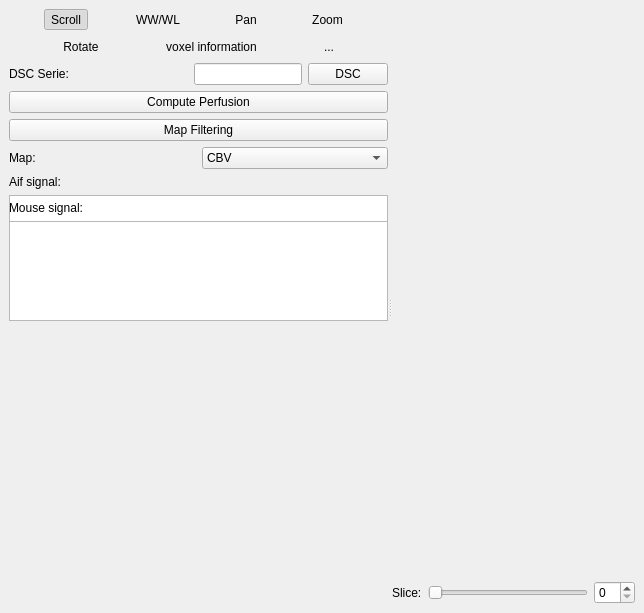
<ui version="4.0" >
 <class>udg::QPerfusionMapReconstructionExtensionBase</class>
 <widget class="QWidget" name="udg::QPerfusionMapReconstructionExtensionBase" >
  <property name="geometry" >
   <rect>
    <x>0</x>
    <y>0</y>
    <width>644</width>
    <height>613</height>
   </rect>
  </property>
  <property name="windowTitle" >
   <string>Form</string>
  </property>
  <layout class="QVBoxLayout" >
   <property name="margin" >
    <number>9</number>
   </property>
   <property name="spacing" >
    <number>6</number>
   </property>
   <item>
    <widget class="QSplitter" name="m_verticalSplitter" >
     <property name="orientation" >
      <enum>Qt::Horizontal</enum>
     </property>
     <widget class="QSplitter" name="m_horizontalSplitter" >
      <property name="sizePolicy" >
       <sizepolicy>
        <hsizetype>0</hsizetype>
        <vsizetype>0</vsizetype>
        <horstretch>0</horstretch>
        <verstretch>0</verstretch>
       </sizepolicy>
      </property>
      <property name="orientation" >
       <enum>Qt::Vertical</enum>
      </property>
      <widget class="QWidget" name="layoutWidget_2" >
       <layout class="QVBoxLayout" >
        <property name="margin" >
         <number>0</number>
        </property>
        <property name="spacing" >
         <number>6</number>
        </property>
        <item>
         <layout class="QHBoxLayout" >
          <property name="margin" >
           <number>0</number>
          </property>
          <property name="spacing" >
           <number>6</number>
          </property>
          <item>
           <widget class="QToolButton" name="m_slicingToolButton" >
            <property name="text" >
             <string>Scroll</string>
            </property>
            <property name="icon" >
             <iconset/>
            </property>
            <property name="iconSize" >
             <size>
              <width>32</width>
              <height>32</height>
             </size>
            </property>
            <property name="checkable" >
             <bool>true</bool>
            </property>
            <property name="checked" >
             <bool>true</bool>
            </property>
            <property name="toolButtonStyle" >
             <enum>Qt::ToolButtonTextUnderIcon</enum>
            </property>
            <property name="autoRaise" >
             <bool>true</bool>
            </property>
           </widget>
          </item>
          <item>
           <widget class="QToolButton" name="m_windowLevelToolButton" >
            <property name="text" >
             <string>WW/WL</string>
            </property>
            <property name="icon" >
             <iconset/>
            </property>
            <property name="iconSize" >
             <size>
              <width>32</width>
              <height>32</height>
             </size>
            </property>
            <property name="checkable" >
             <bool>true</bool>
            </property>
            <property name="toolButtonStyle" >
             <enum>Qt::ToolButtonTextUnderIcon</enum>
            </property>
            <property name="autoRaise" >
             <bool>true</bool>
            </property>
           </widget>
          </item>
          <item>
           <widget class="QToolButton" name="m_translateToolButton" >
            <property name="text" >
             <string>Pan</string>
            </property>
            <property name="icon" >
             <iconset/>
            </property>
            <property name="iconSize" >
             <size>
              <width>32</width>
              <height>32</height>
             </size>
            </property>
            <property name="checkable" >
             <bool>true</bool>
            </property>
            <property name="toolButtonStyle" >
             <enum>Qt::ToolButtonTextUnderIcon</enum>
            </property>
            <property name="autoRaise" >
             <bool>true</bool>
            </property>
           </widget>
          </item>
          <item>
           <widget class="QToolButton" name="m_zoomToolButton" >
            <property name="text" >
             <string>Zoom</string>
            </property>
            <property name="icon" >
             <iconset/>
            </property>
            <property name="iconSize" >
             <size>
              <width>32</width>
              <height>32</height>
             </size>
            </property>
            <property name="checkable" >
             <bool>true</bool>
            </property>
            <property name="toolButtonStyle" >
             <enum>Qt::ToolButtonTextUnderIcon</enum>
            </property>
            <property name="autoRaise" >
             <bool>true</bool>
            </property>
           </widget>
          </item>
         </layout>
        </item>
        <item>
         <layout class="QHBoxLayout" >
          <property name="margin" >
           <number>0</number>
          </property>
          <property name="spacing" >
           <number>6</number>
          </property>
          <item>
           <widget class="QToolButton" name="m_rotateClockWiseToolButton" >
            <property name="text" >
             <string>Rotate</string>
            </property>
            <property name="icon" >
             <iconset/>
            </property>
            <property name="iconSize" >
             <size>
              <width>32</width>
              <height>32</height>
             </size>
            </property>
            <property name="toolButtonStyle" >
             <enum>Qt::ToolButtonTextUnderIcon</enum>
            </property>
            <property name="autoRaise" >
             <bool>true</bool>
            </property>
           </widget>
          </item>
          <item>
           <widget class="QToolButton" name="m_voxelInformationToolButton" >
            <property name="enabled" >
             <bool>true</bool>
            </property>
            <property name="layoutDirection" >
             <enum>Qt::LeftToRight</enum>
            </property>
            <property name="text" >
             <string>voxel information</string>
            </property>
            <property name="icon" >
             <iconset/>
            </property>
            <property name="iconSize" >
             <size>
              <width>32</width>
              <height>32</height>
             </size>
            </property>
            <property name="checkable" >
             <bool>true</bool>
            </property>
            <property name="autoRaise" >
             <bool>true</bool>
            </property>
           </widget>
          </item>
          <item>
           <widget class="QToolButton" name="m_screenShotToolButton" >
            <property name="text" >
             <string>...</string>
            </property>
            <property name="icon" >
             <iconset/>
            </property>
            <property name="iconSize" >
             <size>
              <width>32</width>
              <height>32</height>
             </size>
            </property>
            <property name="checkable" >
             <bool>true</bool>
            </property>
            <property name="autoRaise" >
             <bool>true</bool>
            </property>
           </widget>
          </item>
         </layout>
        </item>
        <item>
         <layout class="QHBoxLayout" >
          <property name="margin" >
           <number>0</number>
          </property>
          <property name="spacing" >
           <number>6</number>
          </property>
          <item>
           <widget class="QLabel" name="m_DSCLabel" >
            <property name="text" >
             <string>DSC Serie:</string>
            </property>
           </widget>
          </item>
          <item>
           <widget class="QLineEdit" name="m_DSCLineEdit" >
            <property name="sizePolicy" >
             <sizepolicy>
              <hsizetype>0</hsizetype>
              <vsizetype>0</vsizetype>
              <horstretch>0</horstretch>
              <verstretch>0</verstretch>
             </sizepolicy>
            </property>
           </widget>
          </item>
          <item>
           <widget class="QPushButton" name="m_chooseDSCPushButton" >
            <property name="sizePolicy" >
             <sizepolicy>
              <hsizetype>0</hsizetype>
              <vsizetype>0</vsizetype>
              <horstretch>0</horstretch>
              <verstretch>0</verstretch>
             </sizepolicy>
            </property>
            <property name="text" >
             <string>DSC</string>
            </property>
           </widget>
          </item>
         </layout>
        </item>
        <item>
         <widget class="QPushButton" name="m_computePerfusionPushButton" >
          <property name="text" >
           <string>Compute Perfusion</string>
          </property>
         </widget>
        </item>
        <item>
         <widget class="QPushButton" name="m_filterPushButton" >
          <property name="text" >
           <string>Map Filtering</string>
          </property>
         </widget>
        </item>
        <item>
         <layout class="QHBoxLayout" >
          <property name="margin" >
           <number>0</number>
          </property>
          <property name="spacing" >
           <number>6</number>
          </property>
          <item>
           <widget class="QLabel" name="m_viewLabel" >
            <property name="text" >
             <string>Map:</string>
            </property>
           </widget>
          </item>
          <item>
           <widget class="QComboBox" name="m_mapViewComboBox" >
            <item>
             <property name="text" >
              <string>CBV</string>
             </property>
            </item>
            <item>
             <property name="text" >
              <string>CBF</string>
             </property>
            </item>
            <item>
             <property name="text" >
              <string>MTT</string>
             </property>
            </item>
           </widget>
          </item>
         </layout>
        </item>
        <item>
         <widget class="QLabel" name="m_aifLabel" >
          <property name="text" >
           <string>Aif signal:</string>
          </property>
         </widget>
        </item>
        <item>
         <widget class="udg::ShadeWidget" name="m_AIFView" >
          <property name="sizePolicy" >
           <sizepolicy>
            <hsizetype>13</hsizetype>
            <vsizetype>13</vsizetype>
            <horstretch>0</horstretch>
            <verstretch>0</verstretch>
           </sizepolicy>
          </property>
          <property name="minimumSize" >
           <size>
            <width>150</width>
            <height>100</height>
           </size>
          </property>
         </widget>
        </item>
        <item>
         <widget class="QLabel" name="label" >
          <property name="text" >
           <string>Mouse signal:</string>
          </property>
         </widget>
        </item>
        <item>
         <widget class="udg::ShadeWidget" name="m_mouseTrackingView" >
          <property name="sizePolicy" >
           <sizepolicy>
            <hsizetype>13</hsizetype>
            <vsizetype>13</vsizetype>
            <horstretch>0</horstretch>
            <verstretch>0</verstretch>
           </sizepolicy>
          </property>
          <property name="minimumSize" >
           <size>
            <width>150</width>
            <height>100</height>
           </size>
          </property>
         </widget>
        </item>
        <item>
         <spacer>
          <property name="orientation" >
           <enum>Qt::Vertical</enum>
          </property>
          <property name="sizeHint" >
           <size>
            <width>20</width>
            <height>40</height>
           </size>
          </property>
         </spacer>
        </item>
       </layout>
      </widget>
     </widget>
     <widget class="QWidget" name="layoutWidget" >
      <layout class="QVBoxLayout" >
       <property name="margin" >
        <number>0</number>
       </property>
       <property name="spacing" >
        <number>6</number>
       </property>
       <item>
        <widget class="udg::Q2DViewer" native="1" name="m_2DView" >
         <property name="sizePolicy" >
          <sizepolicy>
           <hsizetype>0</hsizetype>
           <vsizetype>0</vsizetype>
           <horstretch>0</horstretch>
           <verstretch>0</verstretch>
          </sizepolicy>
         </property>
         <property name="maximumSize" >
          <size>
           <width>100000</width>
           <height>100000</height>
          </size>
         </property>
        </widget>
       </item>
       <item>
        <layout class="QHBoxLayout" >
         <property name="margin" >
          <number>0</number>
         </property>
         <property name="spacing" >
          <number>6</number>
         </property>
         <item>
          <widget class="QLabel" name="m_sliceLabel" >
           <property name="text" >
            <string>Slice:</string>
           </property>
          </widget>
         </item>
         <item>
          <widget class="QSlider" name="m_sliceViewSlider" >
           <property name="orientation" >
            <enum>Qt::Horizontal</enum>
           </property>
          </widget>
         </item>
         <item>
          <widget class="QSpinBox" name="m_sliceSpinBox" />
         </item>
        </layout>
       </item>
      </layout>
     </widget>
    </widget>
   </item>
  </layout>
 </widget>
 <customwidgets>
  <customwidget>
   <class>udg::ShadeWidget</class>
   <extends>QGraphicsView</extends>
   <header>shadewidget.h</header>
  </customwidget>
  <customwidget>
   <class>udg::Q2DViewer</class>
   <extends>QWidget</extends>
   <header>q2dviewer.h</header>
  </customwidget>
 </customwidgets>
 <resources/>
 <connections>
  <connection>
   <sender>m_sliceSpinBox</sender>
   <signal>valueChanged(int)</signal>
   <receiver>m_sliceViewSlider</receiver>
   <slot>setValue(int)</slot>
   <hints>
    <hint type="sourcelabel" >
     <x>501</x>
     <y>216</y>
    </hint>
    <hint type="destinationlabel" >
     <x>425</x>
     <y>216</y>
    </hint>
   </hints>
  </connection>
  <connection>
   <sender>m_sliceViewSlider</sender>
   <signal>valueChanged(int)</signal>
   <receiver>m_sliceSpinBox</receiver>
   <slot>setValue(int)</slot>
   <hints>
    <hint type="sourcelabel" >
     <x>425</x>
     <y>216</y>
    </hint>
    <hint type="destinationlabel" >
     <x>501</x>
     <y>216</y>
    </hint>
   </hints>
  </connection>
 </connections>
</ui>
